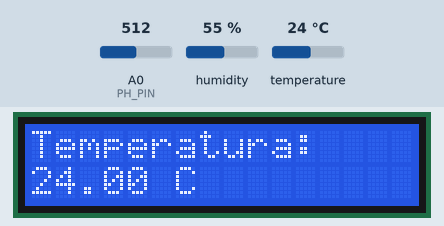
This sketch was run on a simulated Arduino Uno, built with avr-gcc and run on an emulated ATmega328P. Shown: 16×2 character LCD. Inputs (shaded band) come from the test bench; at power-on: temperature 24 °C, A0 (PH_PIN) = 512, humidity 55 %.

Above: at 1.2 s.
1.3 s: temperature set to 12 °C
At 5.4 s:
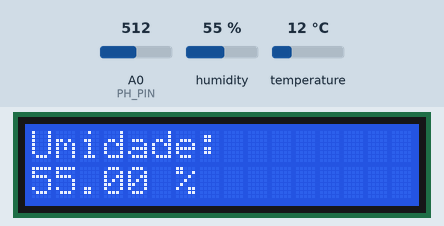
At 15.7 s:
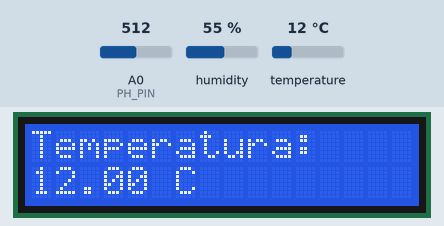
Timing chart, 0 to 17.2 s (numbered marks = the images above; inputs shaded):
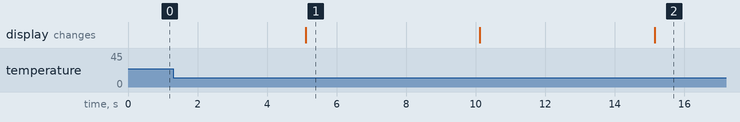

The sketch:

blueguard_arduino.ino
```cpp
#include <Wire.h>
#include <LiquidCrystal_I2C.h>
#include <DHT.h>

#define DHTPIN 2 // Pino digital onde o DHT11/DHT22 está conectado
#define DHTTYPE DHT22 // Altere para DHT11 se estiver usando DHT11
#define PH_PIN A0 // Pino analógico onde o potenciômetro está conectado

DHT dht(DHTPIN, DHTTYPE);
LiquidCrystal_I2C lcd(0x27, 16, 2); // Endereço I2C do display LCD 16x2

void setup() {
  Serial.begin(9600);
  dht.begin();
  lcd.init();
  lcd.backlight();
}

void loop() {
  // Leitura dos sensores
  float humidity = dht.readHumidity();
  float temperature = dht.readTemperature();
  float analogValue = analogRead(PH_PIN);
  float phValue = analogValue * (5.0 / 1023.0);

  // Verifica se houve erro na leitura do sensor DHT
  if (isnan(humidity) || isnan(temperature)) {
    Serial.println("Failed to read from DHT sensor!");
    return;
  }

  // Display da temperatura
  lcd.clear();
  lcd.setCursor(0, 0);
  lcd.print("Temperatura:");
  lcd.setCursor(0, 1);
  lcd.print(temperature);
  lcd.print(" C");
  delay(5000); // 5 segundos de delay

  // Display da umidade
  lcd.clear();
  lcd.setCursor(0, 0);
  lcd.print("Umidade:");
  lcd.setCursor(0, 1);
  lcd.print(humidity);
  lcd.print(" %");
  delay(5000); // 5 segundos de delay

  // Display do pH
  lcd.clear();
  lcd.setCursor(0, 0);
  lcd.print("pH:");
  lcd.setCursor(0, 1);
  lcd.print(phValue);
  delay(5000); // 5 segundos de delay
}
```

Measured:
- what the display in image 1 shows lasts 5.0 s, from 5.1 s to 10.1 s
